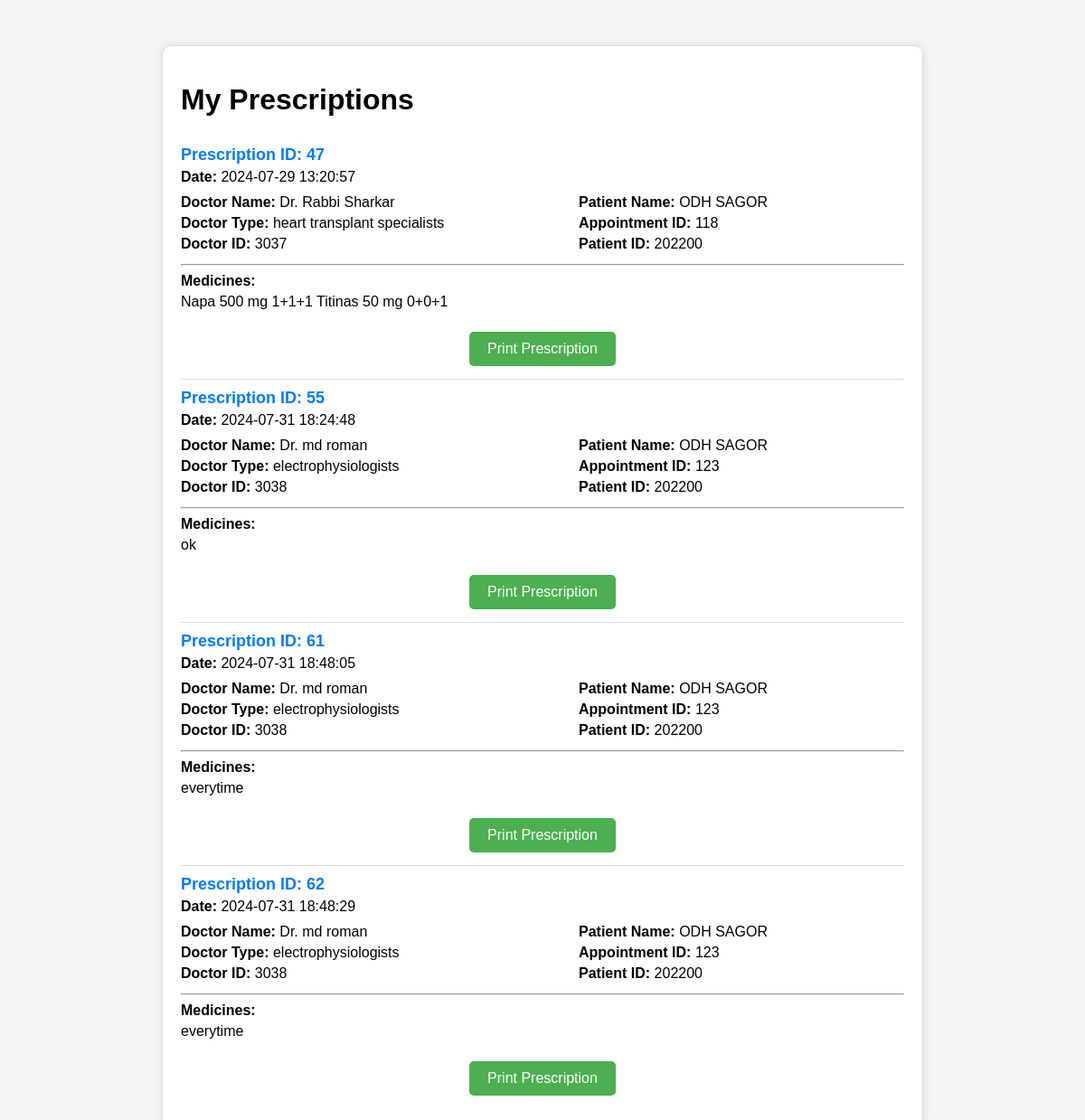
Page /mdobidulhuqsagor/patientViewPrescriptions.php (signed in) on the committed database.
### tables this page shows
CREATE TABLE `prescriptions` (
  `prescription_id` int(2) UNSIGNED ZEROFILL NOT NULL,
  `appointment_id` int(3) UNSIGNED ZEROFILL DEFAULT NULL,
  `doctor_id` int(4) UNSIGNED ZEROFILL DEFAULT NULL,
  `patient_id` int(6) UNSIGNED DEFAULT NULL,
  `doctor_name` varchar(255) DEFAULT NULL,
  `doctor_type` varchar(50) DEFAULT NULL,
  `patient_name` varchar(255) DEFAULT NULL,
  `prescription_text` text NOT NULL,
  `created_at` timestamp NOT NULL DEFAULT current_timestamp()
);

CREATE TABLE `doctorregistrations` (
  `doctor_id` int(4) UNSIGNED ZEROFILL NOT NULL,
  `title` varchar(10) NOT NULL,
  `first_name` varchar(50) NOT NULL,
  `last_name` varchar(50) NOT NULL,
  `dob` date NOT NULL,
  `gender` varchar(10) NOT NULL,
  `district` varchar(50) NOT NULL,
  `national_id` varchar(50) NOT NULL,
  `registration_number` varchar(50) NOT NULL,
  `doctor_type` varchar(50) NOT NULL,
  `mobile_number` varchar(20) NOT NULL,
  `email` varchar(100) NOT NULL,
  `password` varchar(255) NOT NULL,
  `approved` tinyint(1) NOT NULL
);

CREATE TABLE `appointments` (
  `appointment_id` int(3) UNSIGNED ZEROFILL NOT NULL,
  `patient_id` int(6) UNSIGNED ZEROFILL DEFAULT NULL,
  `doctor_id` int(4) UNSIGNED DEFAULT NULL,
  `first_name` varchar(100) DEFAULT NULL,
  `last_name` varchar(100) DEFAULT NULL,
  `email` varchar(100) DEFAULT NULL,
  `phone` varchar(20) DEFAULT NULL,
  `doctor_type` varchar(50) DEFAULT NULL,
  `doctor_name` varchar(100) DEFAULT NULL,
  `appointment_date` date DEFAULT NULL,
  `appointment_time` time DEFAULT NULL,
  `room_number` varchar(10) DEFAULT NULL,
  `fees` decimal(10,2) DEFAULT NULL
);

### mdobidulhuqsagor/patientViewPrescriptions.php (the view, shortened to what this page needs)
<?php
$servername = "localhost";
$username = "root";
$password = "";
$dbname = "Dmedic";
$pdo = new PDO("mysql:host=$servername;dbname=$dbname", $username, $password);
$pdo->setAttribute(PDO::ATTR_ERRMODE, PDO::ERRMODE_EXCEPTION);
$patient_id = $_SESSION['patient_id'];
$patient_name = $_SESSION['patient_name'];
$sql = $pdo->prepare("SELECT p.prescription_id, p.prescription_text, p.created_at, a.doctor_id, a.appointment_id, d.first_name AS doctor_first_name, d.last_name AS doctor_last_name, d.doctor_type
                      FROM prescriptions p
                      JOIN appointments a ON p.appointment_id = a.appointment_id
                      JOIN doctorRegistrations d ON a.doctor_id = d.doctor_id
                      WHERE p.patient_id = :patient_id");
$sql->bindParam(':patient_id', $patient_id, PDO::PARAM_INT);
$sql->execute();
$prescriptions = $sql->fetchAll(PDO::FETCH_ASSOC);
?>
<!DOCTYPE html>
<html lang="en">
<head>
</head>
<body>
    <div class="container">
        <h1>My Prescriptions</h1>
        <?php if (empty($prescriptions)) : ?>
            <p>No prescriptions found.</p>
        <?php else : ?>
            <?php foreach ($prescriptions as $prescription) : ?>
                <div class="prescription" id="prescription-<?php echo htmlspecialchars($prescription['prescription_id']); ?>">
                    <h3>Prescription ID: <?php echo htmlspecialchars($prescription['prescription_id']); ?></h3>
                    <p><strong>Date:</strong> <?php echo htmlspecialchars($prescription['created_at']); ?></p>
                    <div class="prescription-header">
                        <div class="left">
                            <p><strong>Doctor Name:</strong> Dr. <?php echo htmlspecialchars($prescription['doctor_first_name'] . ' ' . $prescription['doctor_last_name']); ?></p>
                            <p><strong>Doctor Type:</strong> <?php echo htmlspecialchars($prescription['doctor_type']); ?></p>
                            <p><strong>Doctor ID:</strong> <?php echo htmlspecialchars($prescription['doctor_id']); ?></p>
                        </div>
                        <div class="right">
                            <p><strong>Patient Name:</strong> <?php echo htmlspecialchars($patient_name); ?></p>
                            <p><strong>Appointment ID:</strong> <?php echo htmlspecialchars($prescription['appointment_id']); ?></p>
                            <p><strong>Patient ID:</strong> <?php echo htmlspecialchars($patient_id); ?></p>
                        </div>
                    </div>
                    <hr>
                    <p><strong>Medicines:</strong></p>
                    <p><?php echo htmlspecialchars($prescription['prescription_text']); ?></p>
                    <div class="buttons-container">
                        <button onclick="printPrescription(<?php echo htmlspecialchars($prescription['prescription_id']); ?>)">Print Prescription</button>
                    </div>
                </div>
            <?php endforeach; ?>
        <?php endif; ?>
    </div>
</body>
</html>

### mdobidulhuqsagor/patientViewPrescriptions.php (style rules this page uses)
body { font-family: Arial, sans-serif; margin: 0; padding: 0; background-color: #f4f4f4; }
.container { max-width: 800px; margin: 50px auto; padding: 20px; background-color: #fff; border: 1px solid #ddd; box-shadow: 0 0 10px rgba(0, 0, 0, 0.1); border-radius: 10px; }
.prescription { border-bottom: 1px solid #ddd; padding: 10px 0; position: relative; }
.prescription:last-child { border-bottom: none; }
.prescription-header { display: flex; justify-content: space-between; }
.prescription-header .left, .prescription-header .right { width: 45%; }
.prescription-header p { margin: 5px 0; }
.prescription h3 { margin: 0; font-size: 18px; color: #007bff; }
.prescription p { margin: 5px 0; }
.buttons-container { text-align: center; margin-top: 20px; }
.buttons-container button { background-color: #4CAF50; color: white; border: none; padding: 10px 20px; text-align: center; text-decoration: none; display: inline-block; font-size: 16px; margin: 4px 2px; cursor: pointer; border-radius: 5px; transition: background-color 0.3s; }

### rows in the picture
prescriptions: prescription_id "47", created_at "2024-07-29 13:20:57", doctor.last_name "Rabbi Sharkar", doctor.doctor_type "heart transplant specialists", appointment.doctor_id "3037", appointment.appointment_id "118", prescription_text "Napa 500 mg 1+1+1 Titinas 50 mg 0+0+1"
prescriptions: prescription_id "55", created_at "2024-07-31 18:24:48", doctor.last_name "md roman", doctor.doctor_type "electrophysiologists", appointment.doctor_id "3038", appointment.appointment_id "123", prescription_text "ok"
prescriptions: prescription_id "61", created_at "2024-07-31 18:48:05", doctor.last_name "md roman", doctor.doctor_type "electrophysiologists", appointment.doctor_id "3038", appointment.appointment_id "123", prescription_text "everytime"
prescriptions: prescription_id "62", created_at "2024-07-31 18:48:29", doctor.last_name "md roman", doctor.doctor_type "electrophysiologists", appointment.doctor_id "3038", appointment.appointment_id "123", prescription_text "everytime"
